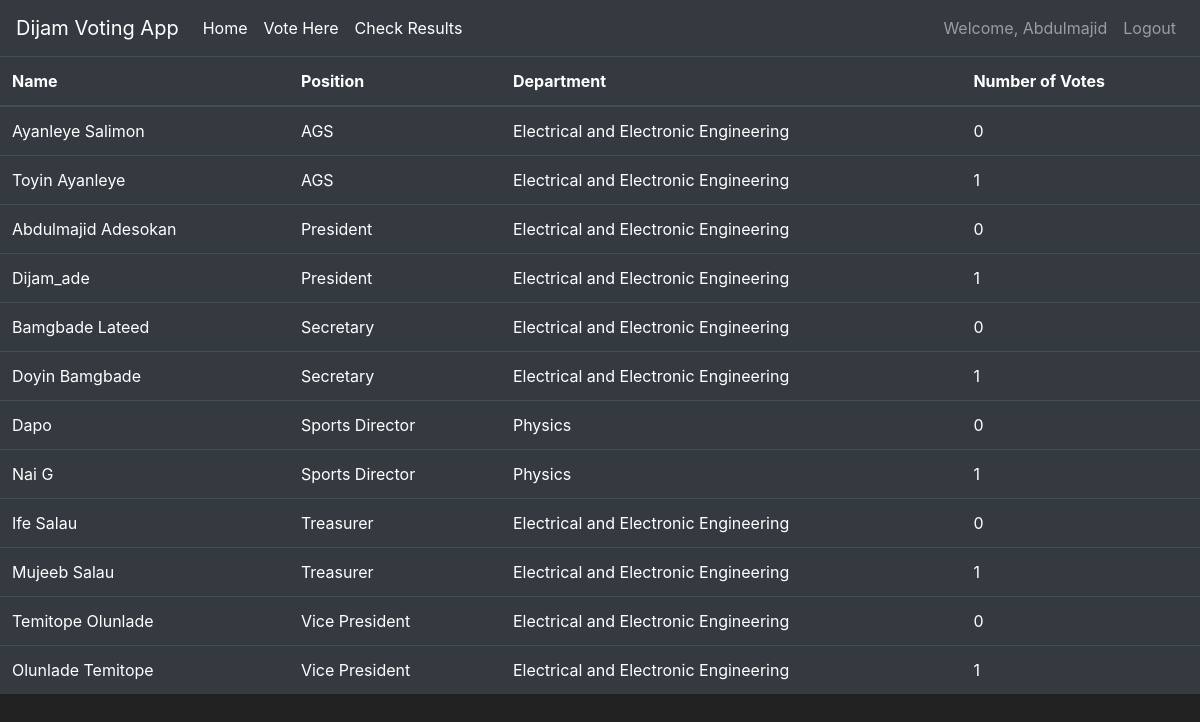
The app's page /results (signed in), older data.
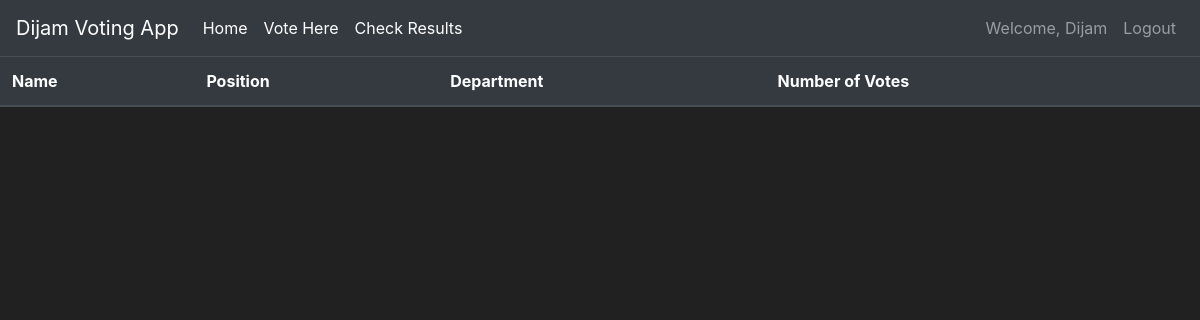
The same page, newer data.
### voting/models.py (models this page shows, shortened)
class User(db.Model, UserMixin):
    id = db.Column(db.Integer(), primary_key=True)
    name = db.Column(db.String(length = 40),nullable=False)
    department = db.Column(db.String(length = 40),nullable=False)
    email_address = db.Column(db.String(length = 40), unique=True, nullable=False)
    password_hash = db.Column(db.String(),nullable=False)
    hasVoted = db.Column(db.Boolean(),default = False)
    isAdmin = db.Column(db.Boolean, default =False)
    @property
    def password(self):
        raise AttributeError('password is not a readable attribute')

class Candidate(db.Model):
    id = db.Column(db.Integer(), primary_key=True)
    name = db.Column(db.String(length = 40), unique=True,nullable=False)
    department = db.Column(db.String(length = 40),nullable=False)
    number_of_votes = db.Column(db.Integer(), default = 0)
    position = db.Column(db.String(), nullable = False)

### voting/routes.py (the view)
@app.route('/results')
def check_result():
    candidate = Candidate.query.order_by(Candidate.position).all()
    return render_template('check_result.html', candidate = candidate)

### voting/models.py (called while the page is built)
@login_manager.user_loader
def load_user(user_id):
    return User.query.get(int(user_id))

### voting/templates/check_result.html (shortened to what this page needs)
{% extends 'base.html' %}
{% block content %}
<table class="table table-hover table-dark">
    <thead>
       <tr>
          <th scope="col">Name</th>
          <th scope="col">Position</th>
          <th scope="col">Department</th>
          <th scope="col">Number of Votes</th>
       </tr>
    </thead>
    <tbody>
       {% for item in candidate %}
       <tr>
          <td>{{ item.name }}</td>
          <td>{{ item.position }}</td>
          <td>{{ item.department}}</td>
          <td>{{ item.number_of_votes }}</td>
       </tr>
       {% endfor %}
    </tbody>
 </table>
 {% endblock %}

### voting/templates/base.html (shortened to what this page needs)
<!doctype html>
<html lang="en">
   <head>
      <link rel="stylesheet" href="https://cdn.jsdelivr.net/npm/bootstrap@4.5.3/dist/css/bootstrap.min.css">
   </head>
   <body>
    <nav class="navbar navbar-expand-md navbar-dark bg-dark">
      <a class="navbar-brand" href="{{url_for('home_page')}}">Dijam Voting App</a>
      <div class="collapse navbar-collapse" id="navbarNav">
        <ul class="navbar-nav mr-auto">
            <li class="nav-item active">
                <a class="nav-link" href="{{ url_for('home_page') }}">Home <span class="sr-only">(current)</span></a>
            </li>
            <li class="nav-item active">
              <a class="nav-link" href="{{ url_for('voting_page') }}">Vote Here <span class="sr-only">(current)</span></a>
          </li>
          <li class="nav-item active">
            <a class="nav-link" href="{{ url_for('check_result') }}">Check Results <span class="sr-only">(current)</span></a>
        </li>
        </ul>
        {%if current_user.is_authenticated %}
          <ul class="navbar-nav">
              <li class="nav-item">
                <a class="nav-link">Welcome, {{current_user.name }}
                </a>
            </li>
              <li class="nav-item">
                <a class="nav-link" href="{{ url_for('logout_page') }}">Logout</a>
            </li>
        </ul>
          {% endif %}
      </div>
    </nav>
        {%block content%}
        {%endblock%}
   </body>
</html>

Row changes from the older to the newer data that the page shows:
removed Candidate: name "Ayanleye Salimon", position "AGS", department "Electrical and Electronic Engineering", number_of_votes "0"
removed Candidate: name "Toyin Ayanleye", position "AGS", department "Electrical and Electronic Engineering", number_of_votes "1"
removed Candidate: name "Abdulmajid Adesokan", position "President", department "Electrical and Electronic Engineering", number_of_votes "0"
removed Candidate: name "Dijam_ade", position "President", department "Electrical and Electronic Engineering", number_of_votes "1"
removed Candidate: name "Bamgbade Lateed", position "Secretary", department "Electrical and Electronic Engineering", number_of_votes "0"
removed Candidate: name "Doyin Bamgbade", position "Secretary", department "Electrical and Electronic Engineering", number_of_votes "1"
removed Candidate: name "Dapo", position "Sports Director", department "Physics", number_of_votes "0"
removed Candidate: name "Nai G", position "Sports Director", department "Physics", number_of_votes "1"
removed Candidate: name "Ife Salau", position "Treasurer", department "Electrical and Electronic Engineering", number_of_votes "0"
removed Candidate: name "Mujeeb Salau", position "Treasurer", department "Electrical and Electronic Engineering", number_of_votes "1"
removed Candidate: name "Temitope Olunlade", position "Vice President", department "Electrical and Electronic Engineering", number_of_votes "0"
removed Candidate: name "Olunlade Temitope", position "Vice President", department "Electrical and Electronic Engineering", number_of_votes "1"
changed User: name "Abdulmajid" → "Dijam"
